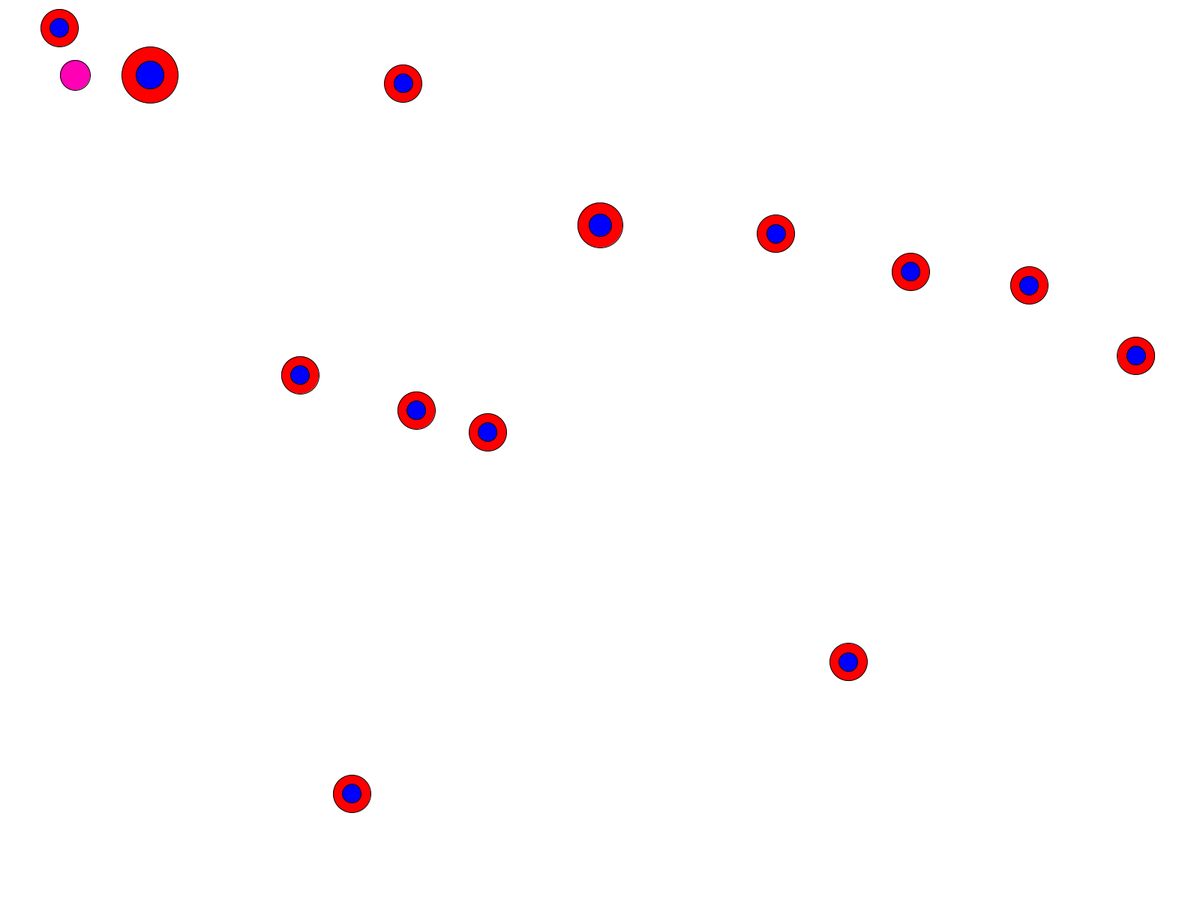
Frame 1 (no input)
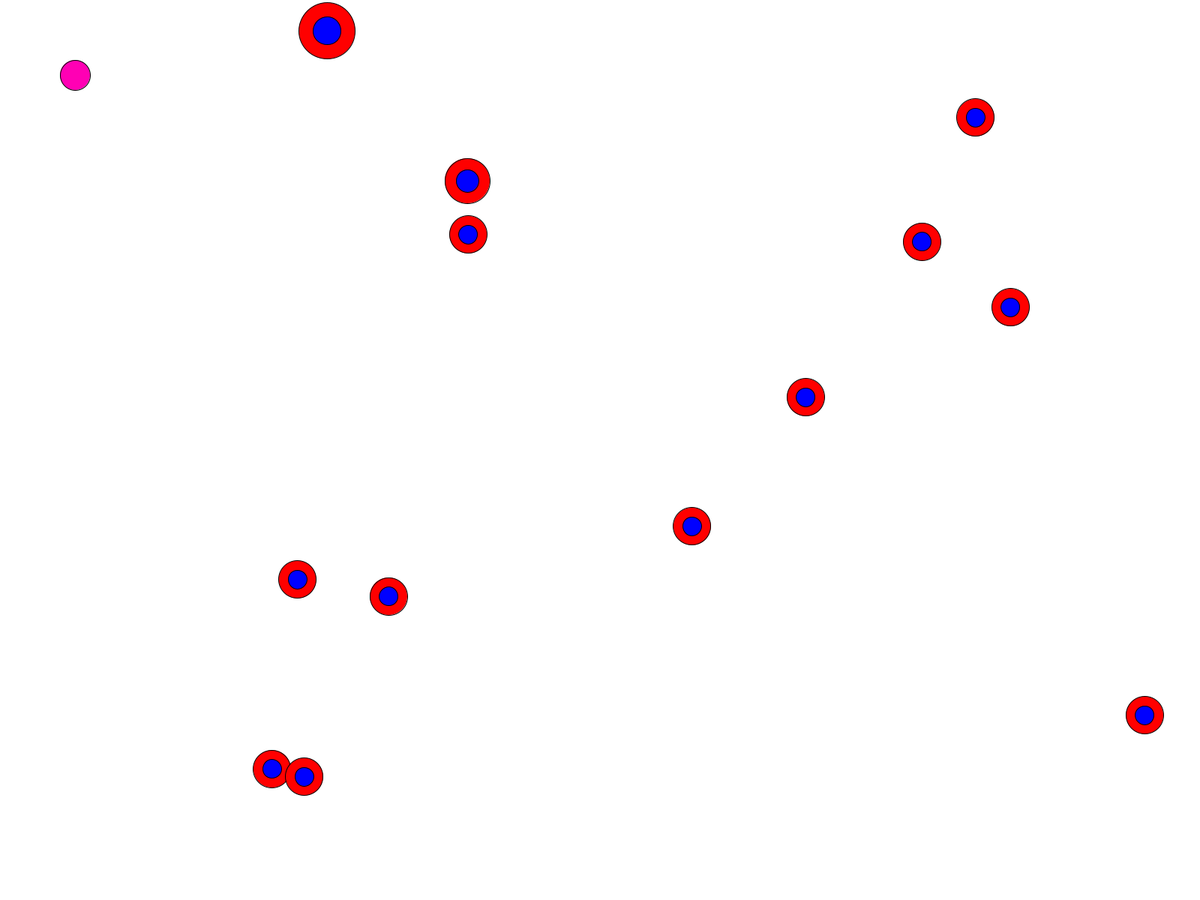
Frame 60 (the mouse pressed at the canvas centre just before this capture)
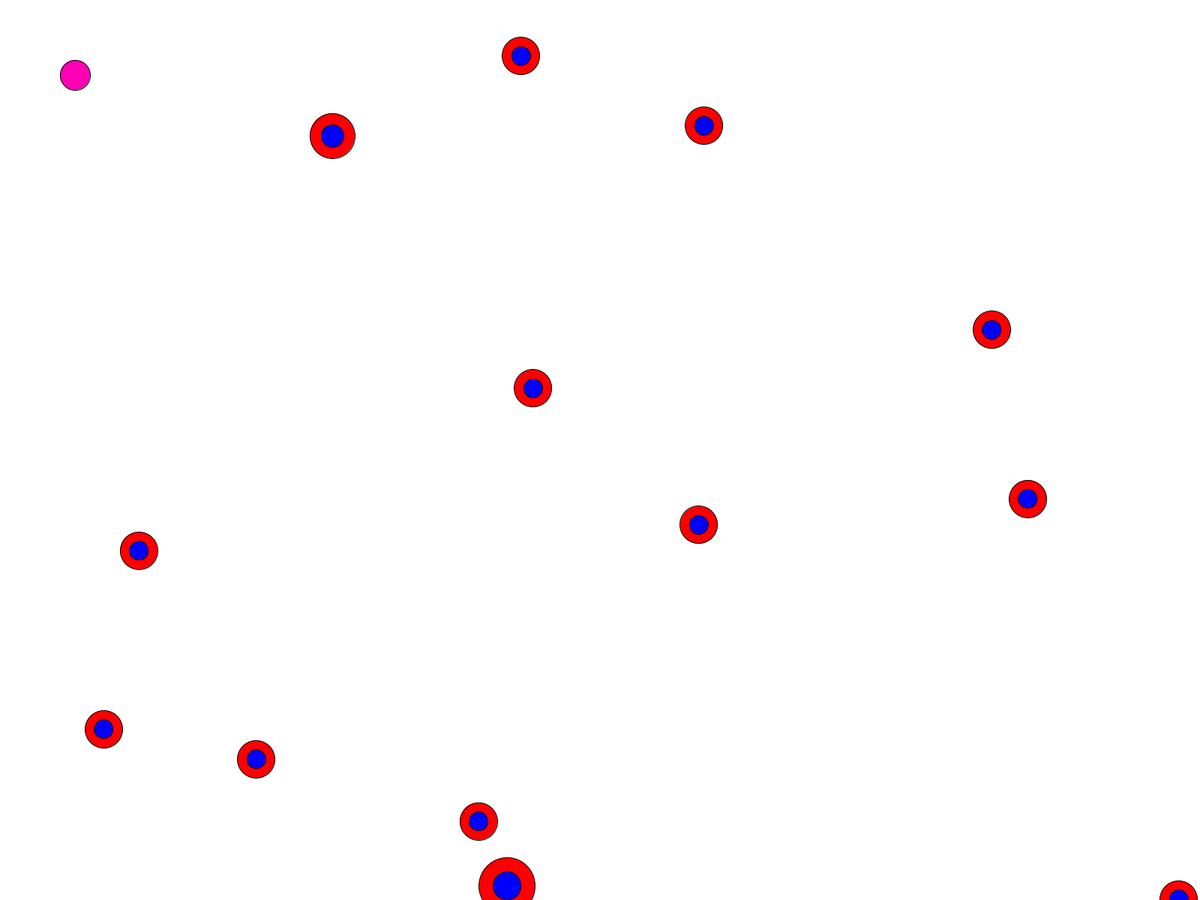
Frame 120 (the mouse held since frame 60 and released just before this capture)

The Processing sketch that drew these frames (run headless with seeded random() and noise(); from frame 60 on, the mouse is pressed at the canvas centre):

// Processing sketch: ExampleSpriteGame
// ── ExampleSpriteGame.pde
// this is your player, they're a blob and they're kinda boring.
Blob player;
//Block obstacle;
Tree tree1 = new Tree(350, 400);

// Collection of Obstacles!  I can make as many as I want!
ArrayList<Obstacle> allTheObstacles = new ArrayList<Obstacle>();

void setup()
{
  fullScreen();
  
  // Obstacle needs:  x,   y, dx,dy, diameter, color1 and        color2
  allTheObstacles.add(
    new Obstacle(400, 500, 2, 5, 50, color(255, 0, 0), color(0, 0, 255)));
  allTheObstacles.add(
    new Obstacle(200, 100, 4, -1, 75, color(255, 0, 0), color(0, 0, 255)));
  allTheObstacles.add(
    new Obstacle(800, 300, -3, -1, 60, color(255, 0, 0), color(0, 0, 255)));
  
  
  for(int i = 0; i < 10; i++)
  {
    allTheObstacles.add(
      new Obstacle(random(width), random(height), 
                   random(-5, 5), random(-5, 5), 50, 
                   color(255, 0, 0), color(0, 0, 255)));
  }
  
  // Blob parameters are:
  // x (px), y (px), radius (px),
  // x-speed (px/frame), y-speed (px/frame), and color.
  player = new Blob(100, 100, 20, color(255, 0, 180));
  //obstacle = new Block(400, 200, 30, 20, color(128, 0, 200));
  //obstacle.setVelocity(2, 0);
}

void draw()
{
  background(255,255,255);  // Background FIRST
  
  // a place to hold things to delete.
  ArrayList<Obstacle> toDelete = new ArrayList<Obstacle>();
  
  for(Obstacle ob : allTheObstacles)  // Then Draw The Obstacles
  {
    ob.drawSprite();
    ob.move();
    
    // Check if I get close to an Obstacle
    if(ob.distanceTo(player) < ob.diameter)
    {
      /// I Hit this thing!!
      toDelete.add(ob);
    }
  }
  
  // actally delete the obstacles
  for(Obstacle deleteMe : toDelete)
  {
    allTheObstacles.remove(deleteMe);
  }
  

  // make the player move automatically.
  if(keyPressed) // only move the character IF there is a key pressed.
  {
    player.keyboardControl();
  }
  
  if(player.collidesWith(color(255,0,0)))
  {
    player.moveTo(100,100);
  }
 
  //else if( WINNN!!!! )
 
  // draw the Sprites on the screen.
  player.drawSprite();
}

// ── Blob.pde
/* In order to actually use the Sprite class, we must /extend/ it.
 * We can add to this class /more/ information than is in Sprite
 * but, we do NOT need to replicate the data that is stored in Sprite.
 * x, y, dx, and dy are all defined in the Sprite class and we get
 * all of those for free by using "extends Sprite"
 */
class Blob extends Sprite
{
  // Blobs have a Radius and a color
  protected float radius;
  protected color myColor;
  
  // Create a blob with default velocity.
  Blob(float x, float y, float r, color c)
  {
    // super calls the Sprite(x, y) constructor method.
    super(x, y);
    this.dx = 0;
    this.dy = 0;
    myColor = c;
    radius = r;
  }
  
  // Create a blob with a particular velocity vector.
  Blob(float x, float y, float r, float dx, float dy, color c)
  {
    super(x, y, dx, dy);
    myColor = c;
    radius = r;
  }
  
  boolean collidesWith(Block block)
  {
    Block boundingBox = new Block(x - radius, y - radius, 2*radius, 2*radius, myColor);
    return block.collidesWith(boundingBox);
  }
  
  // Check to see if two blobs are touching
  boolean collidesWith(Blob other)
  {
    return (this.distanceTo(other) <= (this.radius+other.radius)/2);    
  }
  
  // This is the method that is /absolutely/ required.
  // this defines how to draw the Blob; it's just a circle...
  void drawSprite()
  {
    fill(myColor);
    ellipse(x, y, 2*radius, 2*radius);
    
    if(SCREEN_MODE == ScreenMode.Loop)
    {
      ellipse(x+width, y, 2*radius, 2*radius);
      ellipse(x-width, y, 2*radius, 2*radius);
      ellipse(x+width, y+height, 2*radius, 2*radius);
      ellipse(x-width, y+height, 2*radius, 2*radius);
      ellipse(x+width, y-height, 2*radius, 2*radius);
      ellipse(x-width, y-height, 2*radius, 2*radius);
      ellipse(x, y+height, 2*radius, 2*radius);
      ellipse(x, y-height, 2*radius, 2*radius);
    }
  }
}

// Block is like a blob except it is a rectangle!
public class Block extends Blob
{
  protected float w; // width
  protected float h; // height
  
  Block(float x, float y, float w, float h, color c)
  {
    super(x, y, 0, c);
    
    this.w = abs(w);
    this.h = abs(h);
  }
  
  void drawSprite()
  {
    fill(myColor);
    noStroke();
    rect(x, y, w, h);
    
    if(SCREEN_MODE == ScreenMode.Loop)
    {
      rect(x+width, y, w, h);
      rect(x-width, y, w, h);
      rect(x+width, y+height, w, h);
      rect(x-width, y+height, w, h);
      rect(x+width, y-height, w, h);
      rect(x-width, y-height, w, h);
      rect(x, y+height, w, h);
      rect(x, y-height, w, h);
    }
  }
  
  boolean collidesWith(Block other)
  {
      return (this.x + this.w >= other.x && this.x <= other.x + other.w) && (this.y + this.h >= other.y && this.y <= other.y + other.h);
  }
}

// ── Coin.pde
public class Coin extends Sprite
{
  
  // Coin doesn't move!  Just sits there.
  public Coin(float x, float y)
  {
    super(x, y);
  }
  
  public void drawSprite()
  {
    fill(120, 80, 10);
    strokeWeight(3);
    stroke(0);
    //coin has a diameter of 50px
    ellipse(x, y, 50, 50);
  }
}

// ── Obstacle.pde
class Obstacle extends Sprite
{
  float diameter;
  color color1, color2;
  
  // Constuctor method
  Obstacle(float x, float y, float dx, float dy, float d, color c1, color c2)
  {
    super(x, y, dx, dy);
    
    this.diameter = d;
    this.color1 = c1;
    this.color2 = c2;
  }
  
  void drawSprite()
  {
    fill(color1);
    ellipse(x, y, diameter, diameter);
    fill(color2);
    ellipse(x, y, diameter/2, diameter/2);
  }
}

// ── Sprite.pde
/* Sprite is an abstract class representing something that will move around the screen
 * a Sprite must know it's current position (x, y) and it's velocity vector <dx, dy>
 * by default a Sprite starts with <0, 0> velocity.
 * included in the Sprite class are a few standard methods that are useful--see comments
 */
ScreenMode SCREEN_MODE = ScreenMode.Loop; 
 
abstract class Sprite
{
  // this Sprite's current location.
  protected float x, y;
  
  // this Sprite's current velocity vector.
  protected float dx, dy;
  
  // initialize a Sprite at a given coordinate.
  Sprite(float x, float y)
  {
    this.x = x;
    this.y = y;
    
    this.dx = 0;
    this.dy = 0;
  }
  
  // initalize a Sprite at a given coordinate with a given velocity.
  Sprite(float x, float y, float dx, float dy)
  {
    this.x = x;
    this.y = y;
    this.dx = dx;
    this.dy = dy;
  }
  
  // check to see if this Sprite is sitting on a particular color.
  boolean collidesWith(color c)
  {
    return get((int)x,(int)y)==c;
  }
  
  // make this Sprite move at the speed := |<dx, dy>| 
  // directly toward another Sprite
  void chase(Sprite other)
  {
    float speed = sqrt(dx*dx + dy*dy);
    float delX = other.x - this.x;
    float delY = other.y - this.y;
    
    if(SCREEN_MODE == ScreenMode.Loop)
    {
      if(delX < -(width / 2))  delX += width;
      if(delX > (width / 2))   delX -= width;
      
      if(delY < -(height / 2)) delY += height;
      if(delY > (height / 2))  delY -= height;
    }
    
    float mag = sqrt(delX*delX + delY*delY);
    
    if(delX != 0) x += (delX / mag) * speed;
    if(delY != 0) y += (delY / mag) * speed;
    
    boundaryCheck();
  }
  
  // make this Sprite move at the speed := |<dx, dy>| 
  // directly toward another Sprite while mafloataing
  // a minimum follow distance
  void chase(Sprite other, float minFollowDistance)
  {
    float speed = sqrt(dx*dx + dy*dy);
    
    float delX = other.x - this.x;
    float delY = other.y - this.y;
    
    if(SCREEN_MODE == ScreenMode.Loop)
    {
      if(delX < -(width / 2))  delX += width;
      if(delX > (width / 2))   delX -= width;
      
      if(delY < -(height / 2)) delY += height;
      if(delY > (height / 2))  delY -= height;
    }
    
    float mag = sqrt(delX*delX + delY*delY);
    
    if(mag > 0 && mag <= minFollowDistance) 
    {
      if(delY < delX)
      {
        x -= (delY / mag) * speed * 0.5;
        y += (delX / mag) * speed * 0.5;
      }
      else
      {
        x += (delY / mag) * speed * 0.5;
        y -= (delX / mag) * speed * 0.5;
      }
      return;
    }
    
    if(delX != 0) x += (delX / mag) * speed;
    if(delY != 0) y += (delY / mag) * speed;
    
    boundaryCheck();
  }
  
  // make this Sprite move at the speed := |<dx, dy>|
  // directly toward your mouse pofloater!
  void followMouse()
  {
    float speed = sqrt(dx*dx + dy*dy);
    float delX = mouseX - this.x;
    float delY = mouseY - this.y;
    float mag = sqrt(delX*delX + delY*delY);
    
    if(delX != 0) x += (delX / mag) * speed;
    if(delY != 0) y += (delY / mag) * speed;
  }
  
  // set the velocity of this sprite to a particular value.
  void setVelocity(float dx, float dy)
  {
    this.dx = dx;
    this.dy = dy;
  }
  
  // Move this sprite instantly to another location
  // This DOES NOT check to make sure that you are on the screen
  void moveTo(float x, float y)
  {
    this.x = x;
    this.y = y;
    
  }
  
  // move this sprite according to it's current velocity vector
  // bounces off the walls
  void move()
  {
    x += dx;
    y += dy;
    
    // make sure we don't go out of bounds
    boundaryCheck();
  }
  
  // get the distance between centers of this Sprite and another
  float distanceTo(Sprite other)
  {
    float delX = other.x - this.x;
    float delY = other.y - this.y;
    return sqrt(delX*delX + delY*delY);
  }
  
  // Control this sprite using the Arrow Keys
  void keyboardControl()
  {
    // If I hit the LEFT arrow, go Left
    if(keyCode == LEFT)
    {
      dx = -5;
      dy = 0;
    }
    // if I hit the RIGHT arrow, go Right
    else if(keyCode == RIGHT)
    {
      dx = 5;
      dy = 0;
    }
    // if I hit the UP arrow, go Up
    if(keyCode == UP)
    {
      dy = -5;
      dx = 0;
    }
    // if I hit the DOWN arrow, go Down
    else if(keyCode == DOWN)
    {
      dy = 5;
      dx = 0;
    }
    // if I hit the Space Bar, Stop
    if(keyCode == ' ')
    {
      dx = 0;
      dy = 0;
    }
    
    // move x and y in the appropriate way
    x = x + dx;
    y = y + dy;
    
    // make sure we don't go out of bounds (uncomment only one of these lines!)
    boundaryCheck();
  }
  
  private void boundaryCheck()
  {
    // make sure we don't go out of bounds (uncomment only one of these lines!)
    switch(SCREEN_MODE)
    {
      case Loop:   boundaryLoop(); break;
      case Bounce: boundaryBounce(); break;
      case Stop:   boundaryStop(); break;
      default:     break;
    }
  }
  
  private void boundaryLoop()
  {
    if(x < 0) x += width;
    if(x > width) x -= width;
    if(y < 0) y += height;
    if(y > height) y -= height;
  }
  
  private void boundaryBounce()
  {
    if(x < 0 || x > width) dx = -dx;    
    if(y < 0 || y > height) dy = -dy;
  }
  
  private void boundaryStop()
  {
    if(x < 0 || x > width) dx = 0;    
    if(y < 0 || y > height) dy = 0;
  }
  
  // a Sprite itself is abstract and does not actually know
  // what it looks like.  This method must be overriden in 
  // any classes which /are/ Sprites.
  abstract void drawSprite();
}

// Easy way to set the behavior at the screen boundary.
public enum ScreenMode
{
   Loop,
   Bounce,
   Stop
}

// ── Tree.pde
class Tree extends Sprite
{
  // Create a Tree at the point X, Y
  Tree(float x, float y)
  {
    // super -> Sprite(x, y)
    super(x, y);
  }
  
  // draw that tree.
  void drawSprite()
  {
    fill(#9B570E);
    rect(x, y, 30, 60);
    fill(#1C8101);
    triangle(x-15, y+10, x+15, y-30, x+45, y+10);
  }
}
